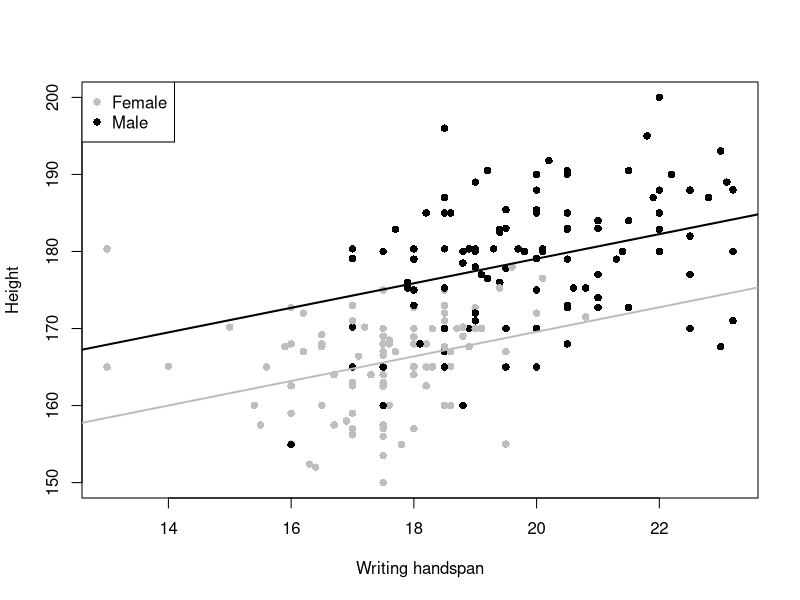

This chart was generated by the following R code:
#multiple linear regression allows you to model your response variable in terms 
#of more than one predictor so you can measure the joint effect of several variables

#make matrix
demo.data <- data.frame(y = c(1.55, 0.42, 1.29, 0.73, 0.76, -1.09, 1.41, -0.32),
                        x1 = c(1.13, -0.73, 0.12,0.52,-0.54,-1.15,0.20,-1.09), 
                        x2 = c(1,0,1,1,0,1,0,1))
demo.fit <- lm(y~x1+x2, data = demo.data) #to right of ~ specify the predictors and separate them with a +
coef(demo.fit)

#back to survey data
library(MASS)
survmult <- lm(Height~Wr.Hnd+Sex, data = survey)
summary(survmult)

survmult2 <- lm(Height~Wr.Hnd+Sex+Smoke, data = survey)
summary(survmult2)

#plot survmult

survcoefs <- coef(survmult)
survcoefs #gives intercept(height of female), hand span, increase associated with males

plot(survey$Height~survey$Wr.Hnd, 
     col = c("gray", "black")[as.numeric(survey$Sex)],
     pch = 16, xlab = "Writing handspan", ylab = "Height")
abline(a = survcoefs[1], b = survcoefs[2], col = "gray", lwd = 2) #female, includes intercept and hand span
abline(a = survcoefs[1]+survcoefs[3], b = survcoefs[2], col = "black", lwd=2) #male
legend("topleft", legend = levels(survey$Sex), col = c("gray", "black"), pch =16)

#confidence interval for survmult2
confint(survmult2) #if confidence interval includes 0 then it is non significant






